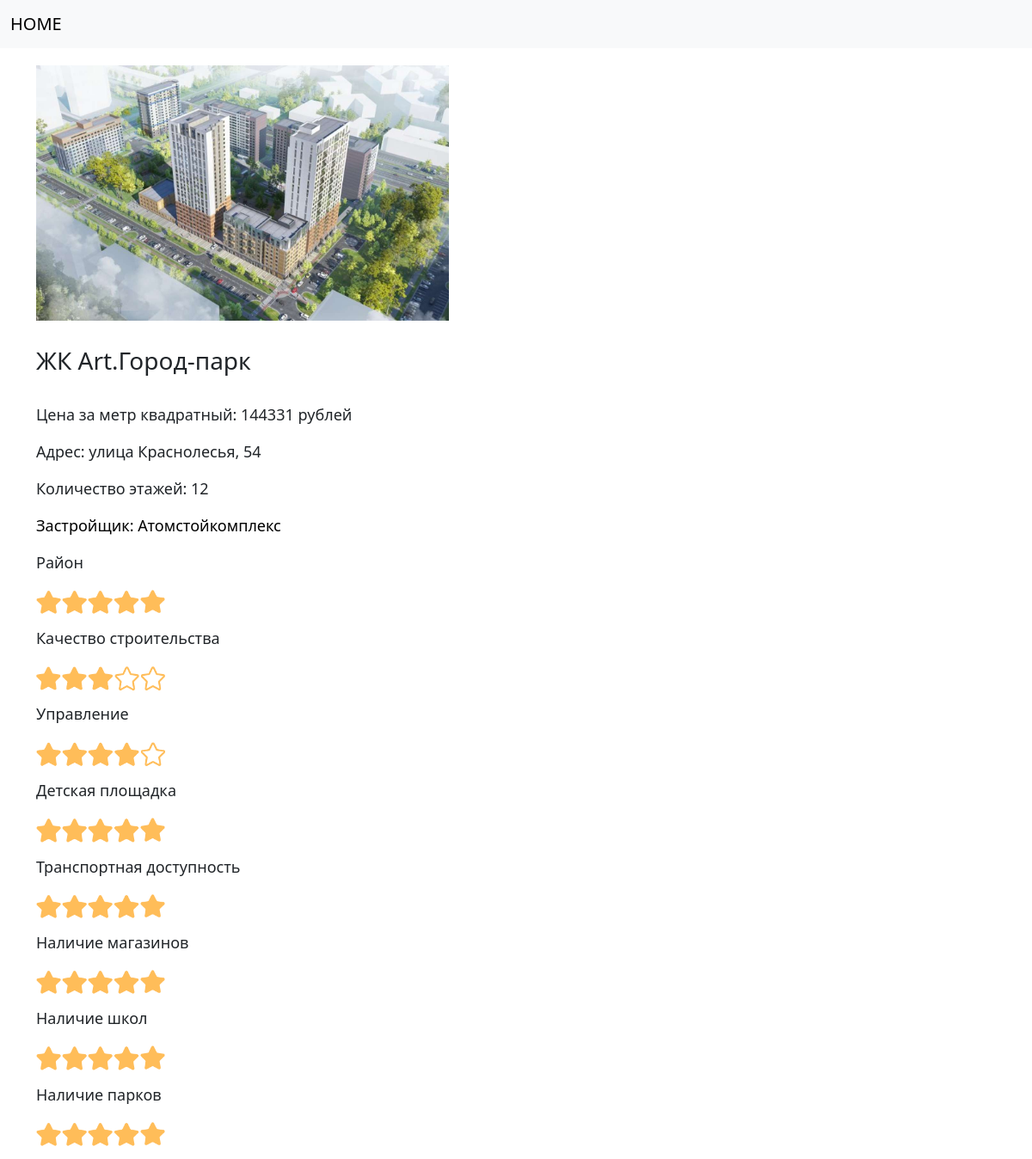
Page /complex/1 on the committed database.
### tables this page shows
CREATE TABLE "complex"
(
    id          INTEGER
        primary key autoincrement,
    title       TEXT not null,
    address     TEXT,
    price       INTEGER,
    total_floor INTEGER,
    company     integer
        references company
, image text, link text, slug text);

CREATE TABLE "company"
(
    company_id integer
        constraint company_pk
            primary key,
    name       text,
    logo       text
);

CREATE TABLE "complex_review"
(
    complex_review_id integer not null
        primary key autoincrement,
    complex_id        integer
        references complex
            on delete cascade,
    district          text,
    construction      text,
    administration    text,
    playground        text,
    transport         text,
    shop              text,
    school            text,
    park              text,
    roads             text,
    parking           text
);

### app.py (the view)
@app.route('/complex/<int:complex_id>')
def complex(complex_id):
    complex = get_complex(complex_id)
    return render_template('post.html', complex=complex)

### app.py (called while the page is built)
def get_db_connection():
    conn = sqlite3.connect('database.db')
    conn.row_factory = sqlite3.Row
    return conn

def get_complex(complex_id):
    conn = get_db_connection()
    complex = conn.execute('SELECT * FROM complex INNER JOIN complex_review ON complex.id = complex_review.complex_id INNER JOIN company ON company.company_id = complex.company WHERE complex.id = ?',
                           (complex_id,)).fetchone()
    conn.close()
    if complex is None:
        abort(404)
    return complex

### templates/post.html (shortened to what this page needs)
<!doctype html>
<html lang="en">
<head>
    <link href="https://cdn.jsdelivr.net/npm/bootstrap@5.2.3/dist/css/bootstrap.min.css" rel="stylesheet"
>
    <link rel="stylesheet" href="/static/css.css">
</head>
<body>
<nav class="navbar navbar-expand-lg bg-light">
    <div class="container-fluid">
            <a class="navbar-brand" href="{{ url_for('index') }}">HOME</a>
    </div>
</nav>
<div class="container">
    <div class="mainWrapper">
        <div class="imgWrapper">
            <img src="{{ complex['image'] }}" class="card-img" alt="...">
        </div>
    </div>
    <div class="header-info-block">
        <h3> {{ complex['title'] }}</h3><br>
    </div>
    <div class="general-description">
        <div class="description">
            <div class="apartment-description">
                <p> Цена за метр квадратный: {{ complex['price'] }} рублей</p>
                <p> Адрес: {{ complex['address'] }}</p>
                <p> Количество этажей: {{ complex['total_floor'] }}</p>
                <a href="{{ url_for('company', company_id=complex['company_id']) }}">
                    <p>Застройщик: {{ complex['name'] }}</p>
                </a>
            </div>
            <p> Район</p>
            <img src="{{ complex['district']}}" class="rating-img" alt="...">
            <p> Качество строительства</p>
            <img src="{{ complex['construction']}}" class="rating-img" alt="...">
            <p> Управление</p>
            <img src="{{ complex['administration']}}" class="rating-img" alt="...">
            <p> Детская площадка</p>
            <img src="{{ complex['playground']}}" class="rating-img" alt="...">
            <p> Транспортная доступность</p>
            <img src="{{ complex['transport']}}" class="rating-img" alt="...">
            <p> Наличие магазинов</p>
            <img src="{{ complex['shop']}}" class="rating-img" alt="...">
            <p> Наличие школ</p>
            <img src="{{ complex['school']}}" class="rating-img" alt="...">
            <p> Наличие парков</p>
            <img src="{{ complex['park']}}" class="rating-img" alt="...">
        </div>
    </div>
</div>
</body>
</html>

### static/css.css (style rules this page uses)
a { color: black !important; text-decoration: none !important; }
.mainWrapper { display: flex; flex-wrap: wrap; flex-direction: row; justify-content: flex-start; margin-top: 20px; }
.imgWrapper { width: 60vh; margin-right: 40px; margin-bottom: 30px; }
.general-description { width: 50vw; margin-right: 20px; min-width: 300px; }
.description { font-size: 18px; }
.apartment-description { display: flex; flex-direction: column; }
.rating-img { width: 150px; margin-bottom: 10px; }

### rows in the picture
complex: image (picture), title "ЖК Art.Город-парк", price "144331", address "улица Краснолесья, 54", total_floor "12"
company: name "Атомстойкомплекс"
complex_review: district (picture), construction (picture), administration (picture), playground (picture), transport (picture), shop (picture), school (picture), park (picture)
